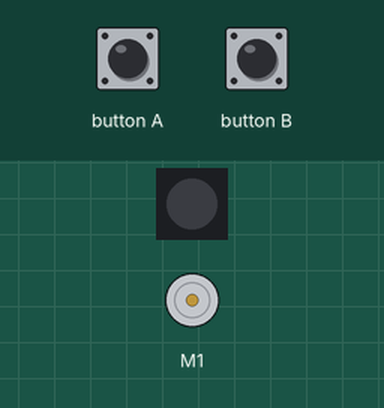
This program was run on a simulated Calliope mini (MakeCode). Parts: 1 RGB LEDs in strip order, left to right, DC motor (green arrow = forward, orange = backward, longer = faster). Inputs (shaded band) come from the test bench.

Above: at 1.2 s.
1.3 s: button A pressed for 0.15 s
At 3.2 s:
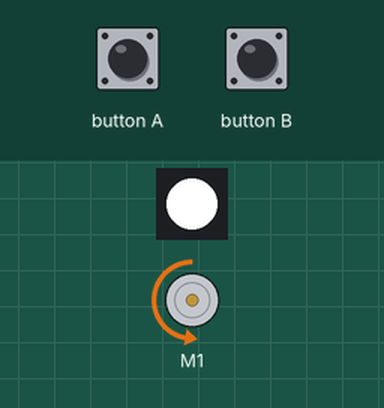
3.5 s: button B pressed for 0.15 s
At 5.6 s:
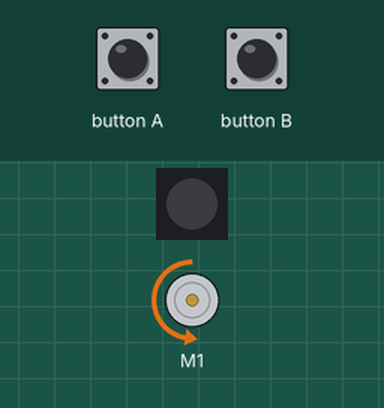
6.1 s: button A pressed 5 times (0.12 s each, 0.3 s apart)
At 6.8 s:
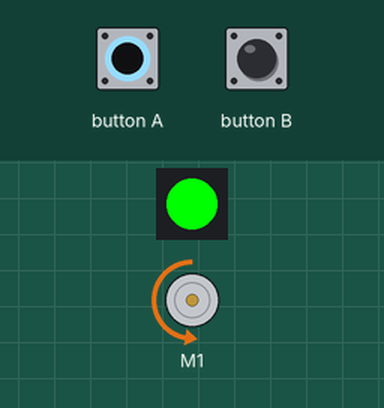
Timing chart, 0 to 10.9 s (numbered marks = the images above; inputs shaded):
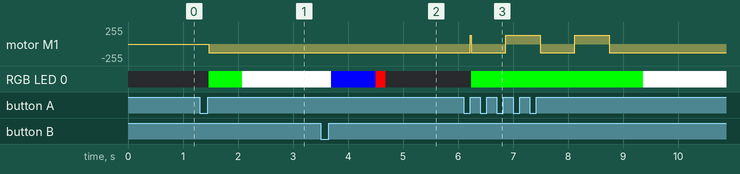

The program:

noiseByMotorDriver.py
```python
# inspired by https://www.elektronik-labor.de/Microbit/Calliope6.html

def on_button_pressed_a():
    basic.set_led_color(0x00ff00)
    for Index in range(1025):
        motors.motor_power(50)
        control.wait_micros(100)
        motors.motor_power(-50)
        control.wait_micros(100)
    basic.set_led_color(0xffffff)
input.on_button_pressed(Button.A, on_button_pressed_a)

def on_button_pressed_b():
    # fancy lights with the LED
    delay = 500
    for a in range(1025):
        basic.set_led_color(0xff0000)
        control.wait_micros(delay)
        basic.set_led_color(0x0000ff)
        control.wait_micros(delay)

    basic.turn_rgb_led_off()

#    for Index2 in range(1025):
#        motors.motor_power(100)
#        control.wait_micros(100)
#        motors.motor_power(-100)
#        control.wait_micros(100)
#    basic.set_led_color(0xffffff)
input.on_button_pressed(Button.B, on_button_pressed_b)
```

Measured:
- after the input at 1.3 s, motor M1: stopped → backward 128/255 after 0.17 s; RGB LED 0: off → RGB(0, 255, 0) after 0.17 s, → RGB(255, 255, 255) 0.61 s later
- after the input at 3.5 s, RGB LED 0: RGB(255, 255, 255) → RGB(0, 0, 255) after 0.19 s, → RGB(255, 0, 0) 0.81 s later, → off 0.19 s later
- after the input at 6.1 s, motor M1: alternates forward 128/255 for 0.63 s and backward 128/255 for 0.63 s, 4 changes in all, then stays backward 128/255, starting after 0.77 s; RGB LED 0: off → RGB(0, 255, 0) after 0.14 s, → RGB(255, 255, 255) 3.1 s later
